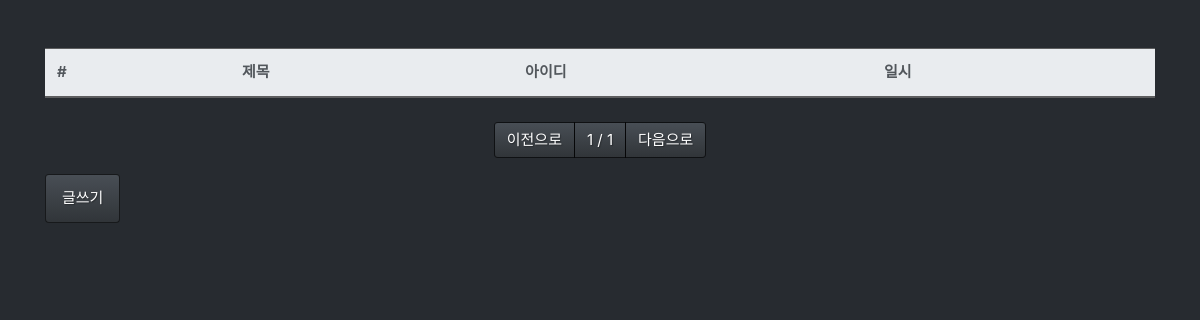
Before: /board/list/ with the older database file.
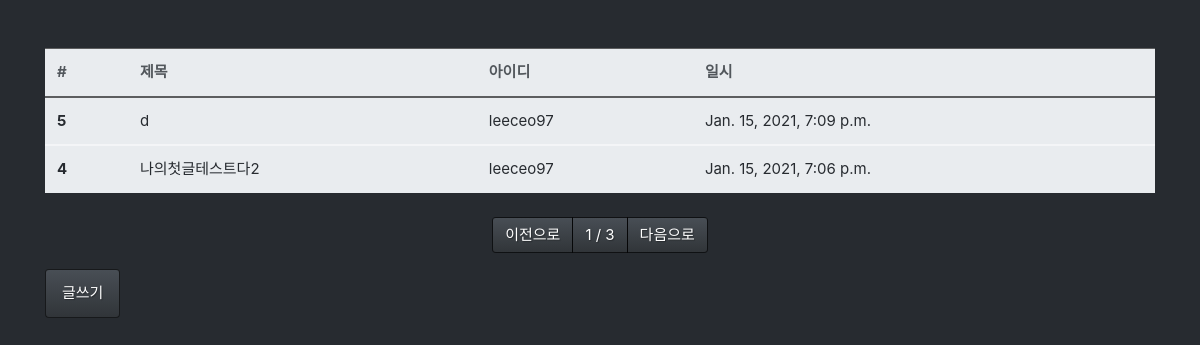
After: the same page with the newer database file.
### board/models.py (models this page shows, shortened)
class Board(models.Model):
    objects=models.Manager()
    title=models.CharField(max_length=128,verbose_name='제목', null=True)
    contents=models.TextField(verbose_name='내용', null=True, default='')
    writer=models.ForeignKey('fcuser.Fcuser',on_delete=models.CASCADE, verbose_name='작성자', null=True)
    registered_dttm=models.DateTimeField(auto_now_add=True,verbose_name='등록시간', null=True)
    tags=models.ManyToManyField('tag.Tag',verbose_name='태그')
    class Meta:
        db_table='fastcampus_board'
        verbose_name="패스트캠퍼스 게시글"
        verbose_name_plural='패스트캠퍼스 게시글'

### fcuser/models.py (models this page shows)
class Fcuser(models.Model):
    objects=models.Manager()
    username=models.CharField(max_length=64,verbose_name='사용자명')
    useremail=models.EmailField(max_length=128,verbose_name='사용자이메일')
    password=models.CharField(max_length=64,verbose_name='비밀번호')
    registered_dttm=models.DateTimeField(auto_now_add=True,verbose_name='등록시간')
    def __str__(self):
        return self.username
    class Meta:
        db_table='fastcampus_fcuser'
        verbose_name="패스트캠퍼스 사용자"
        verbose_name_plural='패스트캠퍼스 사용자'

### board/views.py (the view)
# urls.py: path('list/',views.board_list),
def board_list(request):
    all_boards=Board.objects.all().order_by('-id')
    page=int(request.GET.get('p',1))
    paginator=Paginator(all_boards,2)
    boards=paginator.get_page(page)
    return render(request, 'board_list.html',{'boards':boards})

### board/templates/board_list.html
{% extends "base.html" %}
{% block contents %}
<div class="row mt-5">
    <div class="col-12">
        <table class="table table-light">
            <thead class="thead-light text-dark">
                <tr>
                    <th>#</th>
                    <th>제목</th>
                    <th>아이디</th>
                    <th>일시</th>
                </tr>
            </thead>
            {% for board in boards %}
            <tbody class="text-dark">
                <tr onclick="location.href='/board/detail/{{ board.id }}'">
                    <th>{{ board.id }}</th>
                    <td>{{ board.title }}</td>
                    <td>{{ board.writer }}</td>
                    <td>{{ board.registered_dttm }}</td>
                </tr>
                {% endfor %}
            </tbody>
        </table>
    </div>
</div>
<div class="row mt-2">
    <div class="col-12">
        <nav>
            <ul class="pagination justify-content-center">
                <li class="page-item">
                    {% if boards.has_previous %}
                    <a href="?p={{ boards.previous_page_number }}" class="page-link">이전으로</a>
                    {% else %}
                    <a href="#" class="page-link disabled">이전으로</a>
                    {% endif %}
                </li>
                <li class="page-item">
                    <a href="#" class="page-link">{{ boards.number }} / {{ boards.paginator.num_pages }}</a>
                </li>
                <li class="page-item">
                    {% if boards.has_next %}
                    <a href="?p={{ boards.next_page_number }}" class="page-link">다음으로</a>
                    {% else %}
                    <a href="#" class="page-link disabled">다음으로</a>
                    {% endif %}
                </li>
            </ul>
        </nav>
    </div>
</div>
<div class="row">
    <div class="col-12">
        <button class="btn btn-primary" onclick="location.href='/board/write/'">글쓰기</button>
    </div>
</div>
{% endblock %}

### board/templates/base.html (shortened to what this page needs)
<!DOCTYPE html>
<html lang="en">
<head>
    <link rel="stylesheet" href="/static/bootstrap.min.css">
</head>
<body>
    <div class="container">
        {% block contents %}
        {% endblock %}
    </div>
</body>
</html>

Changed rows visible on the page:
added Board: id "5", title "d", writer "leeceo97", registered_dttm "Jan. 15, 2021, 7:09 p.m."
added Board: id "4", title "나의첫글테스트다2", writer "leeceo97", registered_dttm "Jan. 15, 2021, 7:06 p.m."
Other visible differences:
{{ boards.paginator.num_pages }}: "1" → "3"
